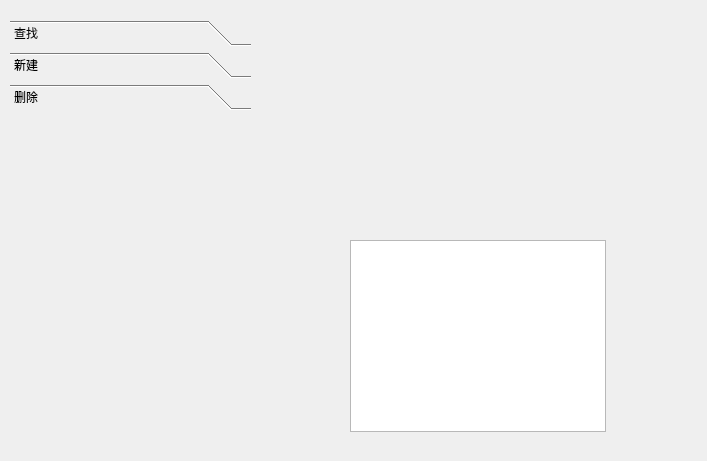
<?xml version="1.0" encoding="UTF-8"?>
<ui version="4.0">
 <class>Form</class>
 <widget class="QWidget" name="Form">
  <property name="geometry">
   <rect>
    <x>0</x>
    <y>0</y>
    <width>707</width>
    <height>461</height>
   </rect>
  </property>
  <property name="windowTitle">
   <string>Form</string>
  </property>
  <widget class="QToolBox" name="SqlToolBox">
   <property name="geometry">
    <rect>
     <x>10</x>
     <y>20</y>
     <width>241</width>
     <height>191</height>
    </rect>
   </property>
   <property name="currentIndex">
    <number>2</number>
   </property>
   <widget class="QWidget" name="page">
    <property name="geometry">
     <rect>
      <x>0</x>
      <y>0</y>
      <width>241</width>
      <height>101</height>
     </rect>
    </property>
    <attribute name="label">
     <string>查找</string>
    </attribute>
    <layout class="QGridLayout" name="gridLayout">
     <item row="1" column="0">
      <widget class="QPushButton" name="btnConfirms">
       <property name="text">
        <string>确认</string>
       </property>
      </widget>
     </item>
     <item row="0" column="0">
      <widget class="QLineEdit" name="Check_lineEdit"/>
     </item>
    </layout>
   </widget>
   <widget class="QWidget" name="page_2">
    <property name="geometry">
     <rect>
      <x>0</x>
      <y>0</y>
      <width>241</width>
      <height>101</height>
     </rect>
    </property>
    <attribute name="label">
     <string>新建</string>
    </attribute>
   </widget>
   <widget class="QWidget" name="page_3">
    <property name="geometry">
     <rect>
      <x>0</x>
      <y>0</y>
      <width>241</width>
      <height>101</height>
     </rect>
    </property>
    <attribute name="label">
     <string>删除</string>
    </attribute>
   </widget>
  </widget>
  <widget class="QTableWidget" name="table_sql">
   <property name="geometry">
    <rect>
     <x>350</x>
     <y>240</y>
     <width>256</width>
     <height>192</height>
    </rect>
   </property>
  </widget>
  <widget class="QWidget" name="LabelWidget" native="true">
   <property name="geometry">
    <rect>
     <x>10</x>
     <y>230</y>
     <width>271</width>
     <height>181</height>
    </rect>
   </property>
   <property name="sizePolicy">
    <sizepolicy hsizetype="Preferred" vsizetype="Preferred">
     <horstretch>0</horstretch>
     <verstretch>0</verstretch>
    </sizepolicy>
   </property>
   <widget class="QLabel" name="Picture">
    <property name="geometry">
     <rect>
      <x>0</x>
      <y>0</y>
      <width>72</width>
      <height>15</height>
     </rect>
    </property>
    <property name="text">
     <string/>
    </property>
    <property name="scaledContents">
     <bool>true</bool>
    </property>
   </widget>
  </widget>
 </widget>
 <resources/>
 <connections/>
</ui>
